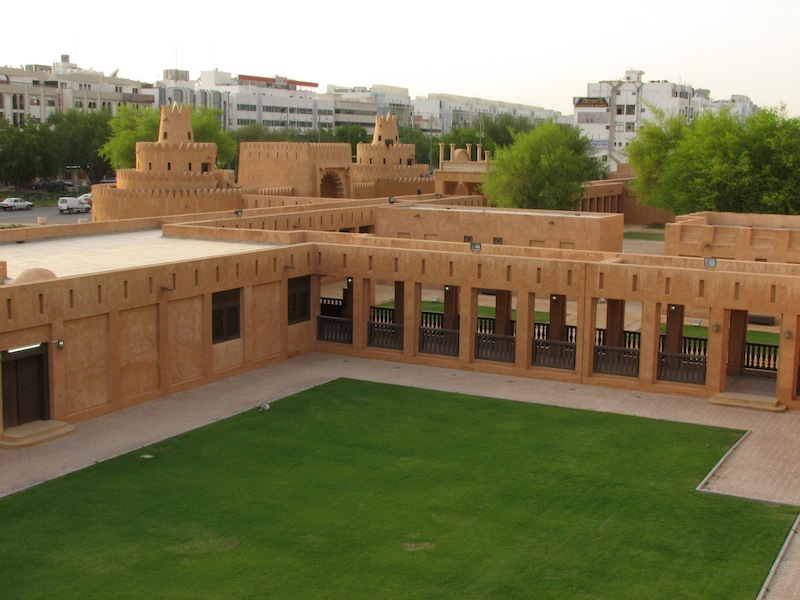
#> input picture CV_FeatureExamples/Image2.jpg, 800 x 600 px
$ jupyter execute --allow-errors Untitled.ipynb   (shell and % lines are left out)
#> lines starting #> are read from the running program, lines starting #| are printed output that depends on the picture
[cell 1]
%pylab inline
import os
import sys
import cv2
import numpy as np

image = cv2.imread("Image2.jpg")
#> image is the input picture: shape (600, 800, 3); mean B, G, R 85.3, 119.4, 126.2
image = cv2.cvtColor(image, cv2.COLOR_BGR2RGB)  # color convert because opencv uses RGB (red,green,blue) to order colors to screen
gray = cv2.cvtColor(image, cv2.COLOR_BGR2GRAY) #is this because it requires grayscale?
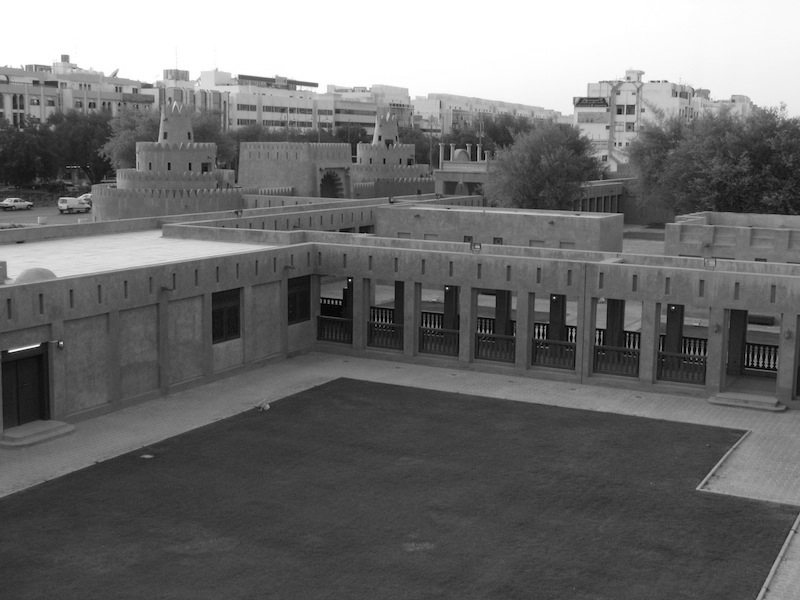
#> gray: shape (600, 800); min 0, max 255, mean 110

[cell 2]
#SIFT
sift = cv2.xfeatures2d.SIFT_create()
(kps, descs) = sift.detectAndCompute(gray, None)
#> kps = 1524 keypoints; strongest (x, y, size): (38, 345, 2), (10, 351, 2), (315, 85, 3.5), (536, 330, 1.9)
print("# kps: {}, descriptors: {}".format(len(kps), descs.shape))
#| # kps: 1524, descriptors: (1524, 128)
imshow(image)


$ run again, with CV_FeatureExamples/Image1.jpg copied over CV_FeatureExamples/Image2.jpg
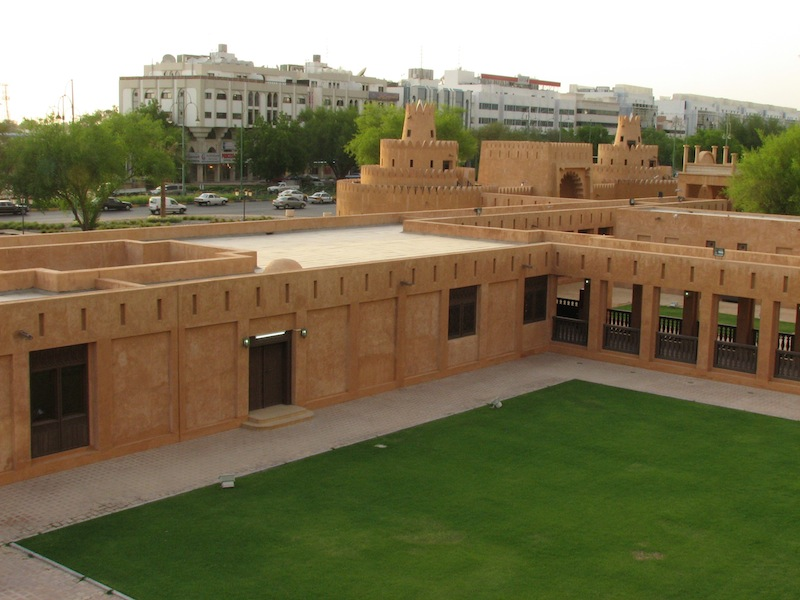
#> input picture CV_FeatureExamples/Image1.jpg, 800 x 600 px
#> image is the input picture: shape (600, 800, 3); mean B, G, R 84.9, 115.8, 123.6
#> `gray = cv2.cvtColor(image, cv2.COLOR_BGR2GRAY)`:
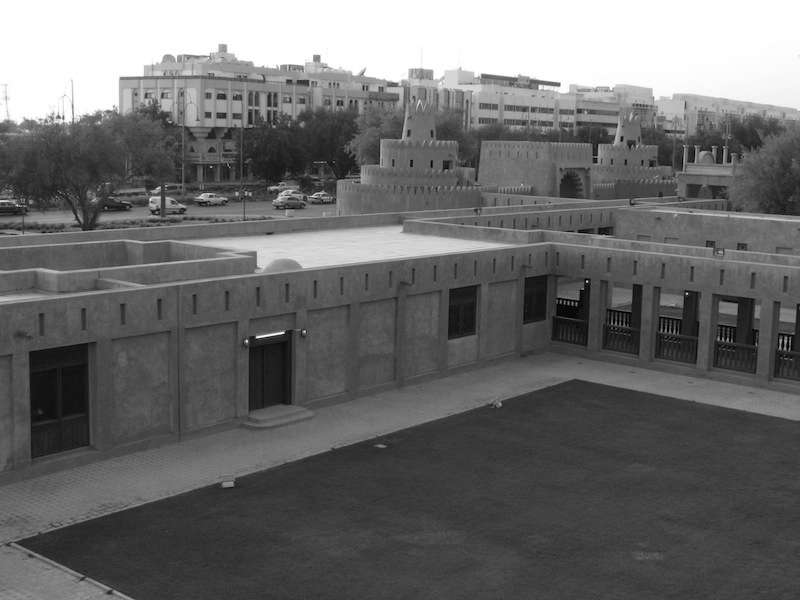
#> gray: shape (600, 800); min 0, max 255, mean 107.5
#> kps = 1489 keypoints; strongest (x, y, size): (257, 337, 1.9), (558, 84, 3.4), (63, 118, 1.8), (317, 58, 4.9)
#| # kps: 1489, descriptors: (1489, 128)
